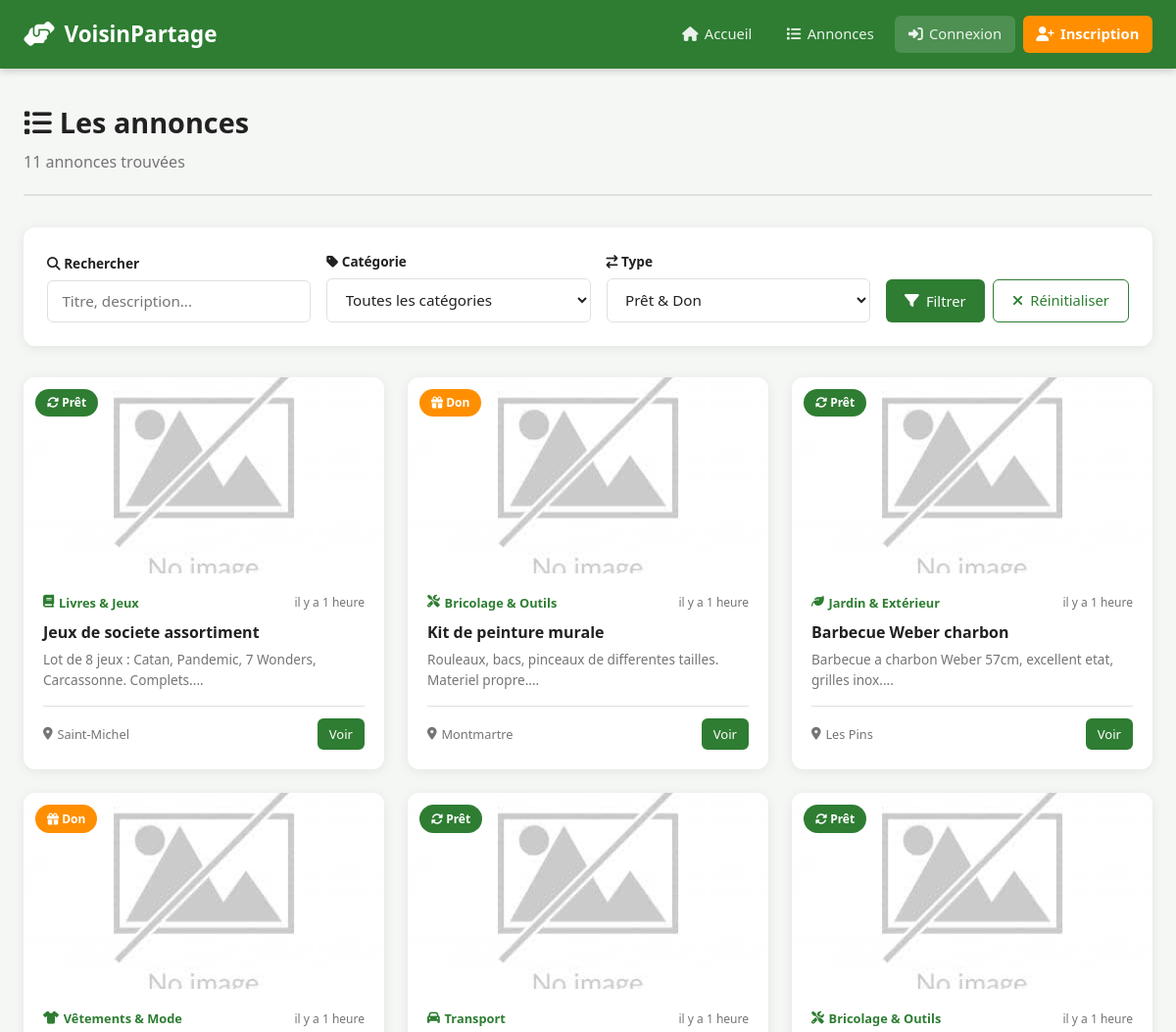
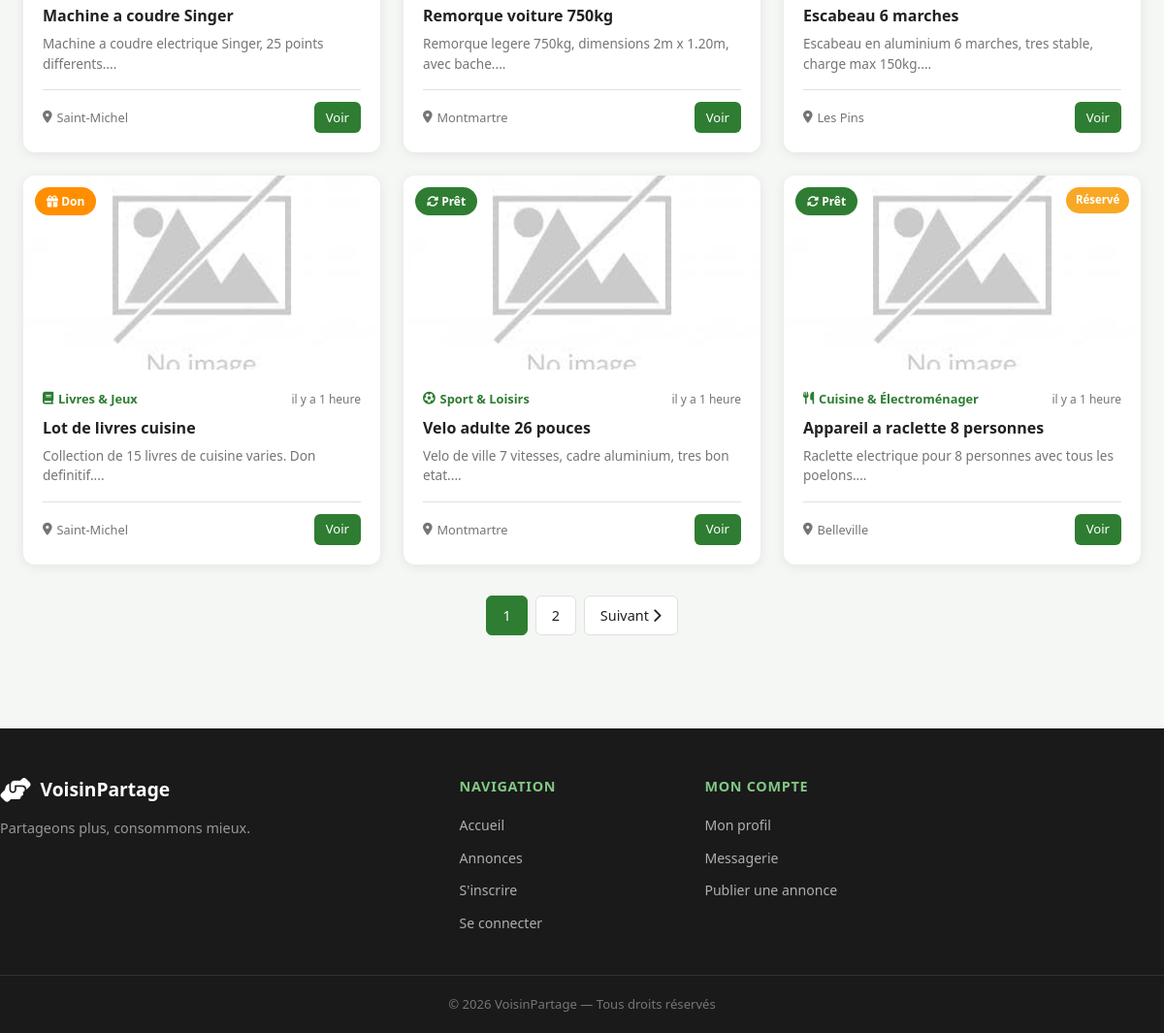
Screenshot of /annonces/liste.php with the database file from the repository (2 pictures, top to bottom).
### tables this page shows
CREATE TABLE IF NOT EXISTS annonces (
    id_annonce      INT UNSIGNED  NOT NULL AUTO_INCREMENT,
    titre           VARCHAR(255)  NOT NULL,
    description     TEXT          NOT NULL,
    type            ENUM('pret','don') NOT NULL DEFAULT 'pret',
    statut          ENUM('disponible','reserve','indisponible') NOT NULL DEFAULT 'disponible',
    photo           VARCHAR(255)  NOT NULL DEFAULT 'no-image.png',
    date_publication DATETIME     NOT NULL DEFAULT CURRENT_TIMESTAMP,
    id_utilisateur  INT UNSIGNED  NOT NULL,
    id_categorie    INT UNSIGNED  NOT NULL,
    PRIMARY KEY (id_annonce),
    CONSTRAINT fk_annonce_user FOREIGN KEY (id_utilisateur)
        REFERENCES utilisateurs(id_utilisateur) ON DELETE CASCADE ON UPDATE CASCADE,
    CONSTRAINT fk_annonce_cat  FOREIGN KEY (id_categorie)
        REFERENCES categories(id_categorie)    ON DELETE RESTRICT ON UPDATE CASCADE
);

CREATE TABLE IF NOT EXISTS categories (
    id_categorie INT UNSIGNED NOT NULL AUTO_INCREMENT,
    nom          VARCHAR(100) NOT NULL,
    icone        VARCHAR(100) NOT NULL DEFAULT 'fa-solid fa-box',
    description  TEXT         DEFAULT NULL,
    PRIMARY KEY (id_categorie)
);

CREATE TABLE IF NOT EXISTS utilisateurs (
    id_utilisateur  INT UNSIGNED      NOT NULL AUTO_INCREMENT,
    nom             VARCHAR(100)      NOT NULL,
    prenom          VARCHAR(100)      NOT NULL,
    email           VARCHAR(255)      NOT NULL UNIQUE,
    mot_de_passe    VARCHAR(255)      NOT NULL,
    telephone       VARCHAR(20)       DEFAULT NULL,
    adresse         VARCHAR(255)      DEFAULT NULL,
    quartier        VARCHAR(100)      DEFAULT NULL,
    photo_profil    VARCHAR(255)      NOT NULL DEFAULT 'default.png',
    role            ENUM('utilisateur','administrateur') NOT NULL DEFAULT 'utilisateur',
    actif           TINYINT(1)        NOT NULL DEFAULT 1,
    date_inscription DATETIME         NOT NULL DEFAULT CURRENT_TIMESTAMP,
    PRIMARY KEY (id_utilisateur)
);

### includes/functions.php (called while the page is built, shortened)
<?php
function formaterDate(string $dateStr): string {
    $now  = new DateTime();
    $date = new DateTime($dateStr);
    $diff = $now->diff($date);
    if ($diff->h > 0) return 'il y a ' . $diff->h . ' heure' . ($diff->h > 1 ? 's' : '');
    return 'à l\'instant';
}
function e(string $str): string {
    return htmlspecialchars($str, ENT_QUOTES, 'UTF-8');
}
function getBaseUrl(): string {
    static $base = null;
    if ($base !== null) return $base;
    $docRoot = rtrim(str_replace('\\', '/', $_SERVER['DOCUMENT_ROOT']), '/');
    $selfDir = str_replace('\\', '/', dirname(__DIR__));
    $base = str_replace($docRoot, '', $selfDir);
    return $base;
}
function imgAnnonce(string $photo): string {
    $base = getBaseUrl();
    if (empty($photo) || $photo === 'no-image.png') {
        return $base . '/assets/images/no-image.png';
    }
    return $base . '/assets/images/uploads/annonces/' . $photo;
}

### annonces/liste.php (the view, shortened to what this page needs)
<?php
require_once '../includes/functions.php';
$pdo = getDB();
$recherche  = trim($_GET['recherche']  ?? '');
$categorieF = (int)($_GET['categorie'] ?? 0);
$typeF      = $_GET['type']            ?? '';
$page       = max(1, (int)($_GET['page'] ?? 1));
$parPage    = 9;
$offset     = ($page - 1) * $parPage;
$where  = ["a.statut != 'indisponible'"];
$params = [];
$whereSQL = implode(' AND ', $where);
$stmtCount = $pdo->prepare("
    SELECT COUNT(*) FROM annonces a WHERE {$whereSQL}
");
$stmtCount->execute($params);
$total      = (int)$stmtCount->fetchColumn();
$totalPages = (int)ceil($total / $parPage);
$stmtA = $pdo->prepare("
    SELECT a.*, c.nom AS categorie_nom, c.icone AS categorie_icone,
           u.prenom, u.nom AS user_nom, u.quartier, u.photo_profil
    FROM annonces a
    JOIN categories c ON a.id_categorie = c.id_categorie
    JOIN utilisateurs u ON a.id_utilisateur = u.id_utilisateur
    WHERE {$whereSQL}
    ORDER BY a.date_publication DESC
    LIMIT ? OFFSET ?
");
$stmtA->execute(array_merge($params, [$parPage, $offset]));
$annonces = $stmtA->fetchAll();
require_once '../includes/header.php';
?>
<div class="page-header">
    <h1><i class="fa-solid fa-list"></i> Les annonces</h1>
    <p><?= $total ?> annonce<?= $total > 1 ? 's' : '' ?> trouvée<?= $total > 1 ? 's' : '' ?></p>
</div>
<div class="filters-card">
    <form method="GET" action="liste.php" class="filters-form">
        <div class="filter-group">
            <label for="recherche"><i class="fa-solid fa-magnifying-glass"></i> Rechercher</label>
            <input type="text" id="recherche" name="recherche"
                   value="<?= e($recherche) ?>"
                   placeholder="Titre, description..."
                   class="form-control">
        </div>
        <div class="filter-group">
            <label for="categorie"><i class="fa-solid fa-tag"></i> Catégorie</label>
            <select id="categorie" name="categorie" class="form-control">
                <option value="0">Toutes les catégories</option>
            </select>
        </div>
        <div class="filter-group">
            <label for="type"><i class="fa-solid fa-arrow-right-arrow-left"></i> Type</label>
            <select id="type" name="type" class="form-control">
                <option value="">Prêt & Don</option>
            </select>
        </div>
        <div class="filter-actions">
            <button type="submit" class="btn btn-primary">
                <i class="fa-solid fa-filter"></i> Filtrer
            </button>
            <a href="liste.php" class="btn btn-outline">
                <i class="fa-solid fa-xmark"></i> Réinitialiser
            </a>
        </div>
    </form>
</div>
<?php if (empty($annonces)): ?>
    <div class="empty-state">
        <i class="fa-solid fa-box-open"></i>
        <h3>Aucune annonce trouvée</h3>
        <p>Essayez de modifier vos filtres ou publiez la première annonce !</p>
        <?php if (estConnecte()): ?>
            <a href="creer.php" class="btn btn-primary">
                <i class="fa-solid fa-plus"></i> Publier une annonce
            </a>
        <?php else: ?>
            <a href="../inscription.php" class="btn btn-primary">S'inscrire pour publier</a>
        <?php endif; ?>
    </div>
<?php else: ?>
    <div class="annonces-grid">
        <?php foreach ($annonces as $a): ?>
            <article class="annonce-card">
                <a href="detail.php?id=<?= $a['id_annonce'] ?>" class="card-image-link">
                    <img src="<?= imgAnnonce($a['photo']) ?>"
                         alt="<?= e($a['titre']) ?>"
                         class="card-image"
                         onerror="this.src='/voisinpartage/assets/images/no-image.png'">
                    <span class="badge-type badge-type-<?= $a['type'] ?>">
                        <?= $a['type'] === 'pret' ? '<i class="fa-solid fa-rotate"></i> Prêt' : '<i class="fa-solid fa-gift"></i> Don' ?>
                    </span>
                    <?php if ($a['statut'] === 'reserve'): ?>
                        <span class="badge-statut badge-reserve">Réservé</span>
                    <?php endif; ?>
                </a>
                <div class="card-body">
                    <div class="card-meta">
                        <span class="card-category">
                            <i class="<?= e($a['categorie_icone']) ?>"></i>
                            <?= e($a['categorie_nom']) ?>
                        </span>
                        <span class="card-date"><?= formaterDate($a['date_publication']) ?></span>
                    </div>
                    <h3 class="card-title">
                        <a href="detail.php?id=<?= $a['id_annonce'] ?>"><?= e($a['titre']) ?></a>
                    </h3>
                    <p class="card-desc"><?= e(mb_substr($a['description'], 0, 90)) ?>...</p>
                    <div class="card-footer">
                        <span class="card-user">
                            <i class="fa-solid fa-location-dot"></i>
                            <?= e($a['quartier'] ?? 'Non précisé') ?>
                        </span>
                        <a href="detail.php?id=<?= $a['id_annonce'] ?>" class="btn btn-sm btn-primary">
                            Voir
                        </a>
                    </div>
                </div>
            </article>
        <?php endforeach; ?>
    </div>
    <?php if ($totalPages > 1): ?>
        <div class="pagination">
            <?php
            $queryBase = http_build_query(array_filter([
                'recherche' => $recherche,
                'categorie' => $categorieF ?: null,
                'type'      => $typeF,
            ]));
            ?>
            <?php for ($i = max(1, $page - 2); $i <= min($totalPages, $page + 2); $i++): ?>
                <a href="liste.php?<?= $queryBase ?>&page=<?= $i ?>"
                   class="page-btn <?= $i === $page ? 'active' : '' ?>">
                    <?= $i ?>
                </a>
            <?php endfor; ?>
            <?php if ($page < $totalPages): ?>
                <a href="liste.php?<?= $queryBase ?>&page=<?= $page + 1 ?>" class="page-btn">
                    Suivant <i class="fa-solid fa-chevron-right"></i>
                </a>
            <?php endif; ?>
        </div>
    <?php endif; ?>
<?php endif; ?>
<?php require_once '../includes/footer.php'; ?>

### rows the page displays
annonces: photo (placeholder picture), type "pret" (drawn), id_categorie.nom "Livres & Jeux", date_publication "il y a 1 heure", titre "Jeux de societe assortiment", description "Lot de 8 jeux : Catan, Pandemic, 7 Wonders, Carcassonne. Complets.", id_utilisateur.quartier "Saint-Michel"
annonces: photo (placeholder picture), type "don" (drawn), id_categorie.nom "Bricolage & Outils", date_publication "il y a 1 heure", titre "Kit de peinture murale", description "Rouleaux, bacs, pinceaux de differentes tailles. Materiel propre.", id_utilisateur.quartier "Montmartre"
annonces: photo (placeholder picture), type "pret" (drawn), id_categorie.nom "Jardin & Extérieur", date_publication "il y a 1 heure", titre "Barbecue Weber charbon", description "Barbecue a charbon Weber 57cm, excellent etat, grilles inox.", id_utilisateur.quartier "Les Pins"
annonces: photo (placeholder picture), type "don" (drawn), id_categorie.nom "Vêtements & Mode", date_publication "il y a 1 heure", titre "Machine a coudre Singer", description "Machine a coudre electrique Singer, 25 points differents.", id_utilisateur.quartier "Saint-Michel"
annonces: photo (placeholder picture), type "pret" (drawn), id_categorie.nom "Transport", date_publication "il y a 1 heure", titre "Remorque voiture 750kg", description "Remorque legere 750kg, dimensions 2m x 1.20m, avec bache.", id_utilisateur.quartier "Montmartre"
annonces: photo (placeholder picture), type "pret" (drawn), id_categorie.nom "Bricolage & Outils", date_publication "il y a 1 heure", titre "Escabeau 6 marches", description "Escabeau en aluminium 6 marches, tres stable, charge max 150kg.", id_utilisateur.quartier "Les Pins"
annonces: photo (placeholder picture), type "don" (drawn), id_categorie.nom "Livres & Jeux", date_publication "il y a 1 heure", titre "Lot de livres cuisine", description "Collection de 15 livres de cuisine varies. Don definitif.", id_utilisateur.quartier "Saint-Michel"
annonces: photo (placeholder picture), type "pret" (drawn), id_categorie.nom "Sport & Loisirs", date_publication "il y a 1 heure", titre "Velo adulte 26 pouces", description "Velo de ville 7 vitesses, cadre aluminium, tres bon etat.", id_utilisateur.quartier "Montmartre"
annonces: photo (placeholder picture), type "pret" (drawn), statut "Réservé", id_categorie.nom "Cuisine & Électroménager", date_publication "il y a 1 heure", titre "Appareil a raclette 8 personnes", description "Raclette electrique pour 8 personnes avec tous les poelons.", id_utilisateur.quartier "Belleville"

### other values shown
$total "11"
